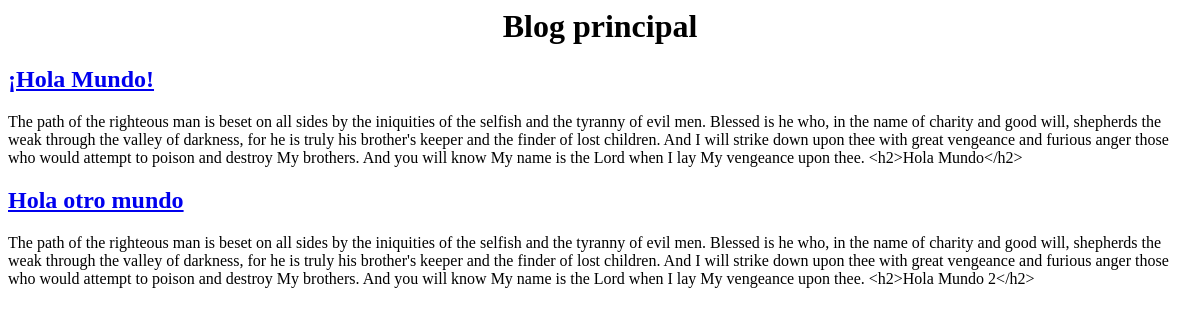
Before: / with the older database file.
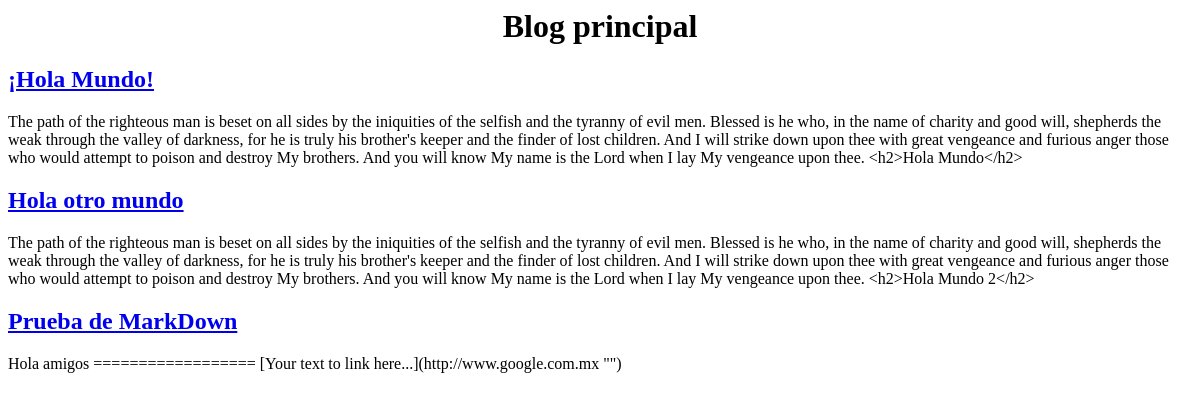
After: the same page with the newer database file.
### bloglavencida/models.py (models this page shows, shortened)
class Entrada(models.Model):
	titulo = models.CharField(max_length=200)
	contenido = models.TextField()
	contenido = MarkdownField()
	slug = models.SlugField(editable=False)

### bloglavencida/views.py (the view)
# urls.py: url(r'^$',IndexView.as_view()),
class IndexView(ListView):
	template_name = 'index.html'
	model = Entrada

### bloglavencida/templates/index.html (shortened to what this page needs)
<html>
	<head>
	</head>
	<body>
		<center><h1>Blog principal</h1></center>
		{% for entrada in object_list  %}
		<h2><a href="blog/{{ entrada.slug }}">{{ entrada.titulo }}</a></h2>
		<p>{{ entrada.contenido }}</p>
		{% endfor %}
	</body>
</html>

Changed rows visible on the page:
added Entrada: titulo "Prueba de MarkDown", contenido "Hola amigos ================== [Your text to link here...](http://www.google.com.mx \"\")"
